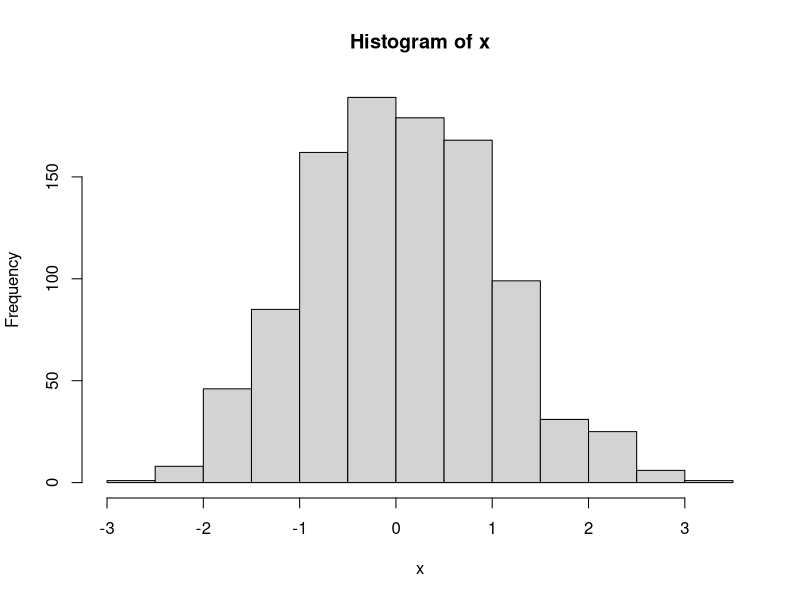
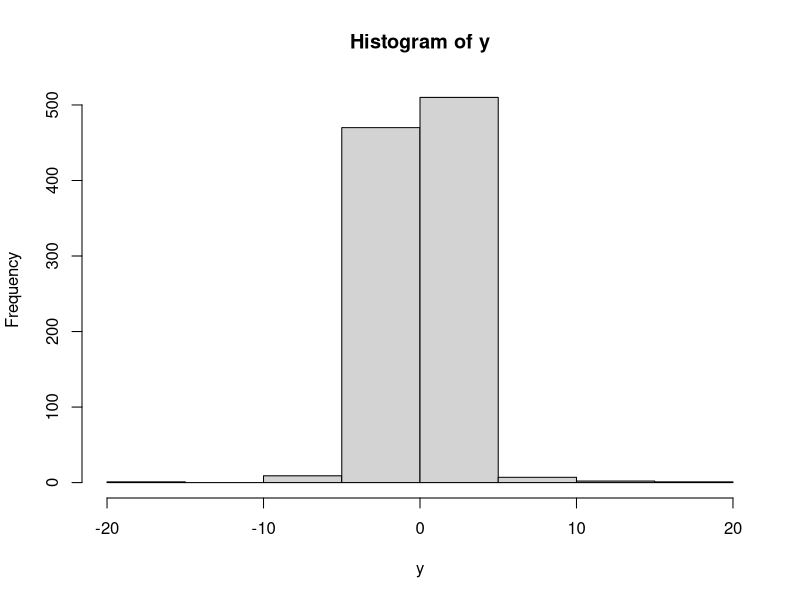

Write the R code that produced these figures, in order.
#----------- Question 1 ----------------
a<-seq(1,149, by =2.0)
a
b <- a[a < 40 | a > 100]
b
var(b)

# ---------- Question 2 ---------------
2*1:5
(2*1):5

# ---------- Question 3 -------------
x <- seq(2, 99, by = 2)
x

# ---------- Question 4 ------------
y=c(-1,2,-3,4,-5,7,-8,9,-10,13)
z<-prod(y [y>0])
z

# ----------- Question 5 ----------
qchisq(0.95, df=10)

# ----------- Quesion 6 -----------
x=rnorm(1000)
quantile(x, probs = c(0.01,0.05,0.95,0.99))
mean(x)         
var(x)         

y=rt(1000,3)
quantile(y, probs = c(0.01,0.05,0.95,0.99))
mean(y)
var(y)

hist(x)
hist(y)
